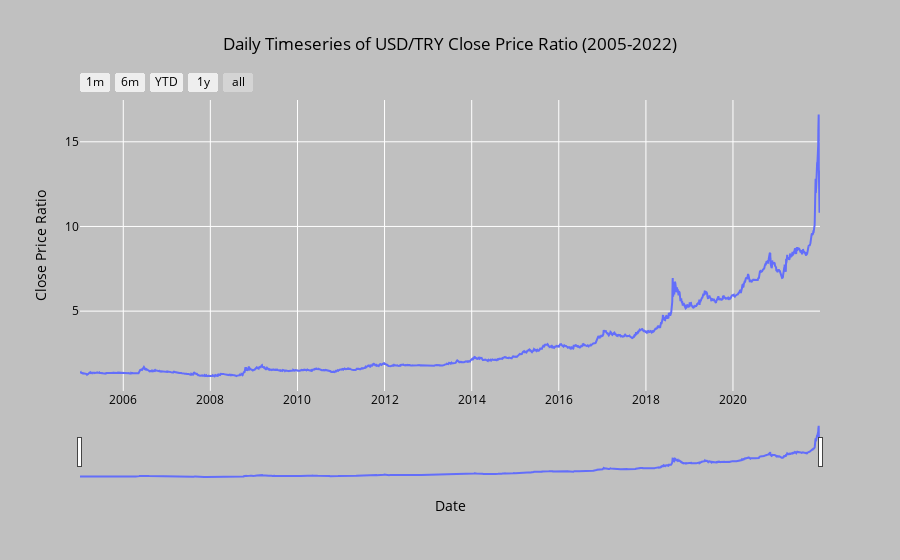

The notebook cell this image was saved under:
### Markdown cell above
## Take the "close" price data to analyze the trend and seasonality of timeseries

### Code cell
y = ts_df["Close"].ffill().sort_index()

# Create figure
fig = go.Figure()

fig.add_trace(
    go.Scatter(x=y.index, y=y.values))

fig.update_layout(
    paper_bgcolor='silver',
    plot_bgcolor='rgba(0,0,0,0)',
    legend_bordercolor="white",
    title={
        'text': "Daily Timeseries of USD/TRY Close Price Ratio (2005-2022)","x":0.5},
    title_font_color="black",
    xaxis_title="Date",
    yaxis_title="Close Price Ratio",
    legend_title="",
    font=dict(
        size=12,
        color="black"
    )
)

# Add range slider
fig.update_layout(
    xaxis=dict(
        rangeselector=dict(
            buttons=list([
                dict(count=1,
                     label="1m",
                     step="month",
                     stepmode="backward"),
                dict(count=6,
                     label="6m",
                     step="month",
                     stepmode="backward"),
                dict(count=1,
                     label="YTD",
                     step="year",
                     stepmode="todate"),
                dict(count=1,
                     label="1y",
                     step="year",
                     stepmode="backward"),
                dict(step="all")
            ])
        ),
        rangeslider=dict(
            visible=True
        ),
        type="date"
    )
)

py.iplot(fig)

### Figure 1 — Plotly figure (JSON) as saved in the notebook; plotly's stock layout.template omitted (floating-point values rounded to 4 significant figures; data arrays with more than 128 entries replaced by an {"elided": "..."} marker saying what was removed)
{"data": [{"type": "scatter", "x": {"elided": "4435 str values"}, "y": {"elided": "4435 float values"}}], "layout": {"font": {"color": "black", "size": 12}, "legend": {"bordercolor": "white", "title": {"text": ""}}, "paper_bgcolor": "silver", "plot_bgcolor": "rgba(0,0,0,0)", "title": {"font": {"color": "black"}, "text": "Daily Timeseries of USD/TRY Close Price Ratio (2005-2022)", "x": 0.5}, "xaxis": {"rangeselector": {"buttons": [{"count": 1, "label": "1m", "step": "month", "stepmode": "backward"}, {"count": 6, "label": "6m", "step": "month", "stepmode": "backward"}, {"count": 1, "label": "YTD", "step": "year", "stepmode": "todate"}, {"count": 1, "label": "1y", "step": "year", "stepmode": "backward"}, {"step": "all"}]}, "rangeslider": {"visible": true}, "title": {"text": "Date"}, "type": "date"}, "yaxis": {"title": {"text": "Close Price Ratio"}}}}
